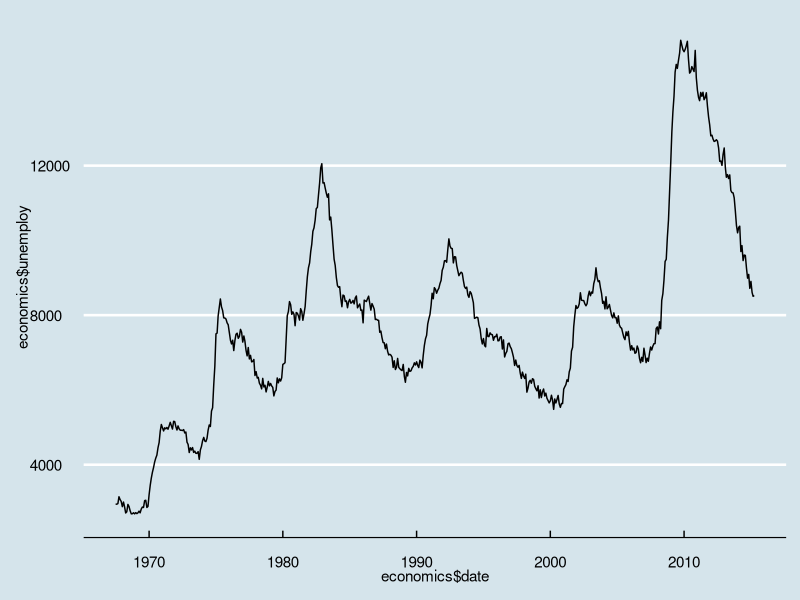

This chart was generated by the following R code:
#'---
#'title: "Test Drive"
#'author: "Adam Gruer"
#'date: "8 October 2016"
#'output: github_document

#'---

#+ r setup, include=FALSE
knitr::opts_chunk$set(echo = TRUE)


#+ r
library(tidyverse)
ggplot(economics) +
  geom_line(aes(x = economics$date, y = economics$unemploy)) +
  ggthemes::theme_economist()
  


